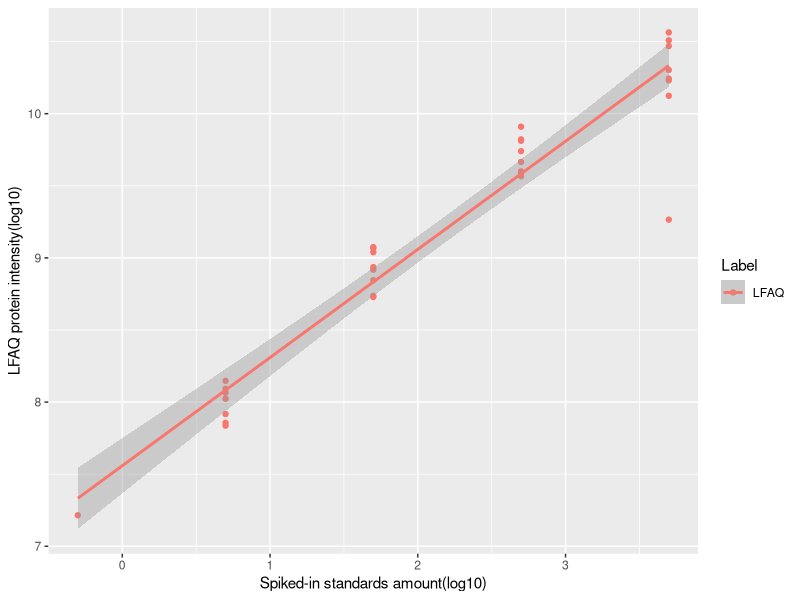

Write R code to recreate this figure.
setwd("G:\\InHouseSourceCode\\LFAQ\\LFAQGUI\\LFAQ\\bin\\x64\\Release")
library(ggplot2)
d<-read.table("StandardProteinResults.txt",sep="\t",header = TRUE)
x<-d[d$ExperiemntName=="UPS2_Yeast_R1","SpikedInMols"];
LFAQ<-d[d$ExperiemntName=="UPS2_Yeast_R1","LFAQ"];
LLFAQ<-rep("LFAQ",length(LFAQ))
plotFrame<-data.frame(SpikedIn=x,Label=LLFAQ,LFAQ=LFAQ)
tiff(file="G:\\InHouseSourceCode\\LFAQ\\LFAQGUI\\LFAQ\\bin\\x64\\Release/LFAQOfStandPro.tiff",res=500,width=2000,height=1500,compression = "lzw")
ggplot(plotFrame,aes(SpikedIn,LFAQ,colour=Label))+geom_point()+geom_smooth(method = "lm")+ylab("LFAQ protein intensity(log10)")+xlab("Spiked-in standards amount(log10)")
dev.off()

